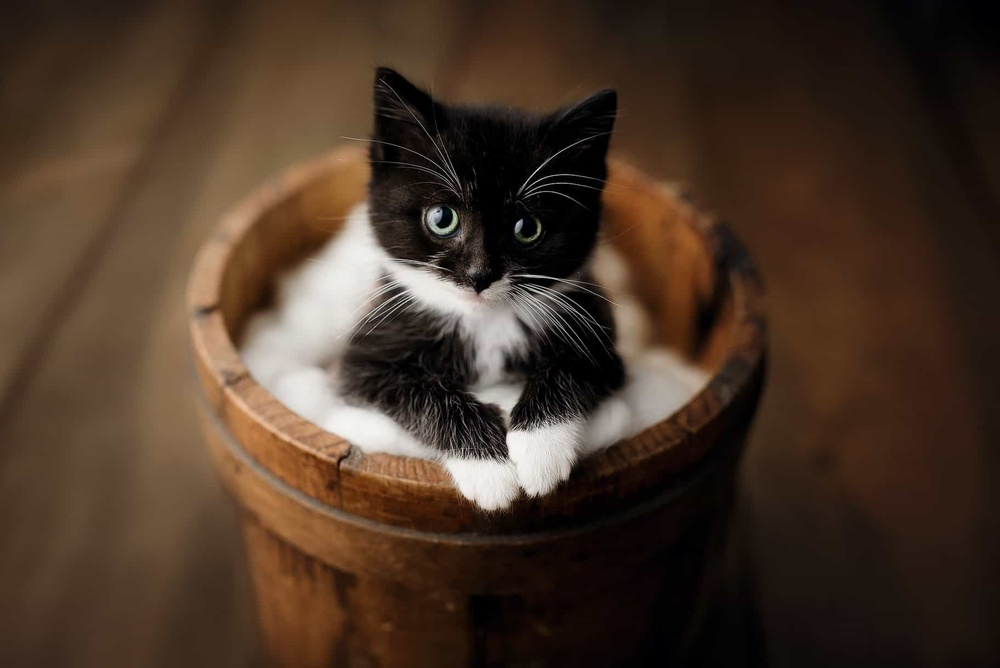
#> input picture Beata-Miro.jpg, 1000 x 668 px, shrunk from 1824 x 1218 before the run
$ jupyter execute PCAPictures.ipynb
#> lines starting #> are read from the running program, lines starting #| are printed output that depends on the picture
[cell 1]
from numpy import mean, cov, cumsum, dot, linalg, size, flipud, real
import cv2 as cv
from matplotlib import pyplot as plt

class PrincipleComponets():
    def __init__(self, num_of_pc, image_matrix):
        self.num_of_pc = num_of_pc
        self.image_matrix = image_matrix

    def pc(self, image_matrix):
        """
        Computing eigenvalues and eigenvectors of covariance matrix
        """
        # subtract the mean (along columns)
        M = (image_matrix - mean(image_matrix.T, axis = 1)).T
        [latent, coeff] = linalg.eig(cov(M))

        p = size(coeff, axis = 1)
        # sorting the eigenvalues in ascending order
        idx = latent.argsort()
        idx = idx[::-1]
        # sorting eigenvectors according to the sorted eigenvalues
        coeff = coeff[:, idx]
        latent = latent[idx]
        # sorting eigenvalues
        if self.num_of_pc < p and self.num_of_pc >= 0:
            # cutting some PCs if needed
            coeff = coeff[:, range(self.num_of_pc)]
        # projection of the data in the new space
        score = dot(coeff.T, M)

        return coeff, score, latent

    def fit(self):
        """
        Applying pc algorythm to an image
        """
         # to get a 2-D array
        image_matrix = mean(self.image_matrix, 2)
        # numbers of all the principal components
        full_pc = size(image_matrix, axis = 1)
        coeff, score, latent = self.pc(image_matrix)

        # image reconstruction
        reconstructed_image_matrix = dot(coeff, score).T + mean(image_matrix, axis = 0)
        return real(reconstructed_image_matrix)

[cell 2]
img = cv.imread('Beata-Miro.jpg')
#> img is the input picture: shape (668, 1000, 3); mean B, G, R 39.6, 53.9, 72.7
new_img = PrincipleComponets(15, img)

my_img = new_img.fit()
#> in fit, `image_matrix = mean(self.image_matrix, 2)`:
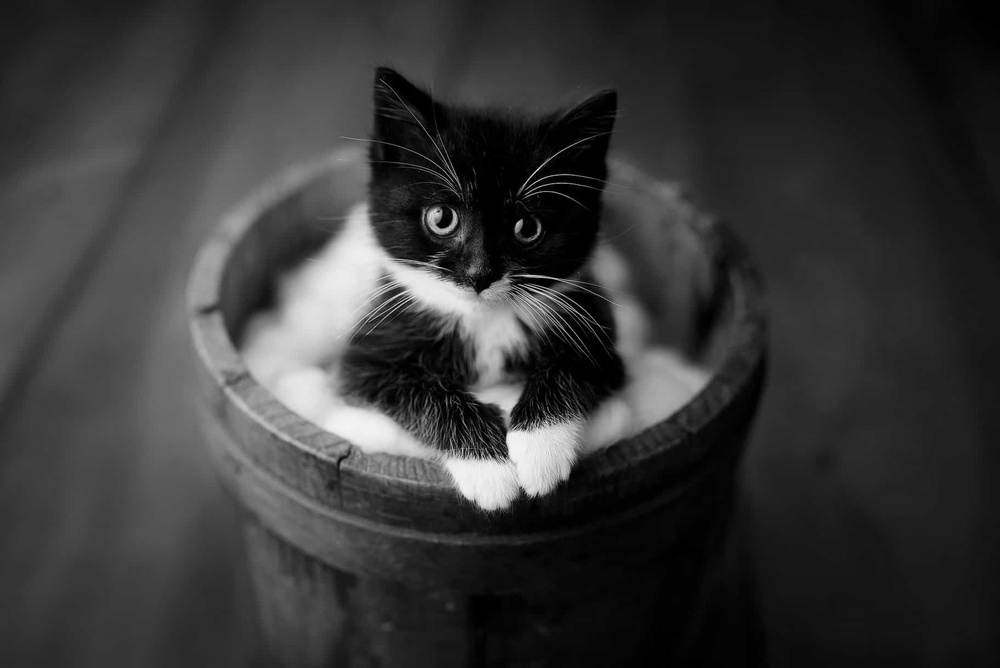
#> image_matrix: shape (668, 1000) float64; min 0, max 245.7, mean 55.4
#> in fit, `full_pc = size(image_matrix, axis = 1)`: full_pc = 1000
#> in pc, `M = (image_matrix - mean(image_matrix.T, axis = 1)).T`:
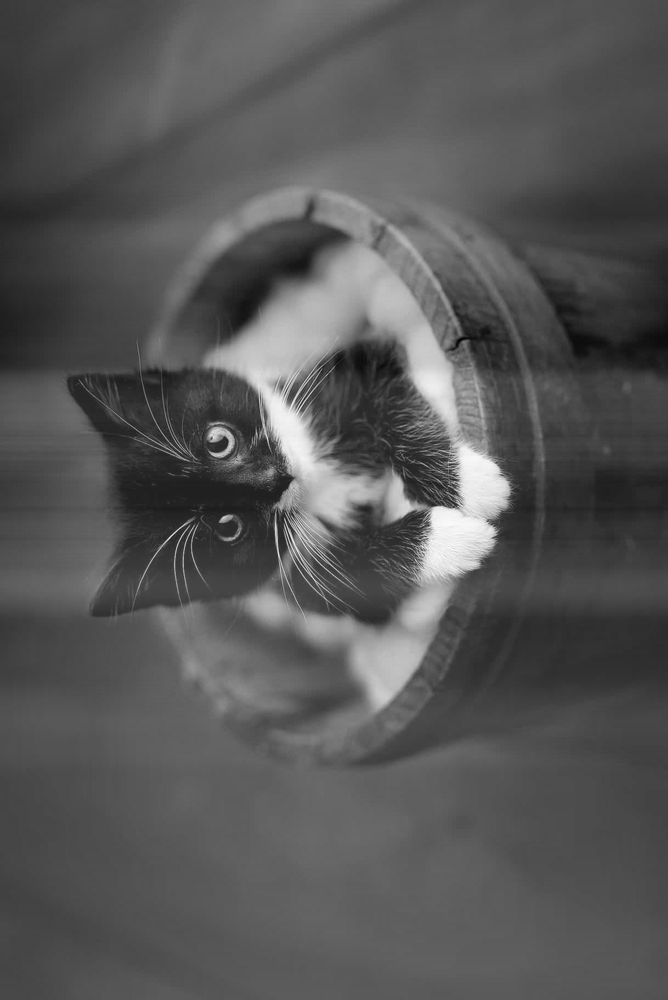
#> M: shape (1000, 668) float64; min -101, max 194.9, mean 0; drawn with min black and max white
#> in pc, `idx = latent.argsort()`: idx = 1000 values, max 999 at index 194, min 0 at index 999, mean 499.5
#> in pc, `idx = idx[::-1]`: idx = 1000 values, max 999 at index 805, min 0 at index 0, mean 499.5
#> in fit, `return real(reconstructed_image_matrix)`:
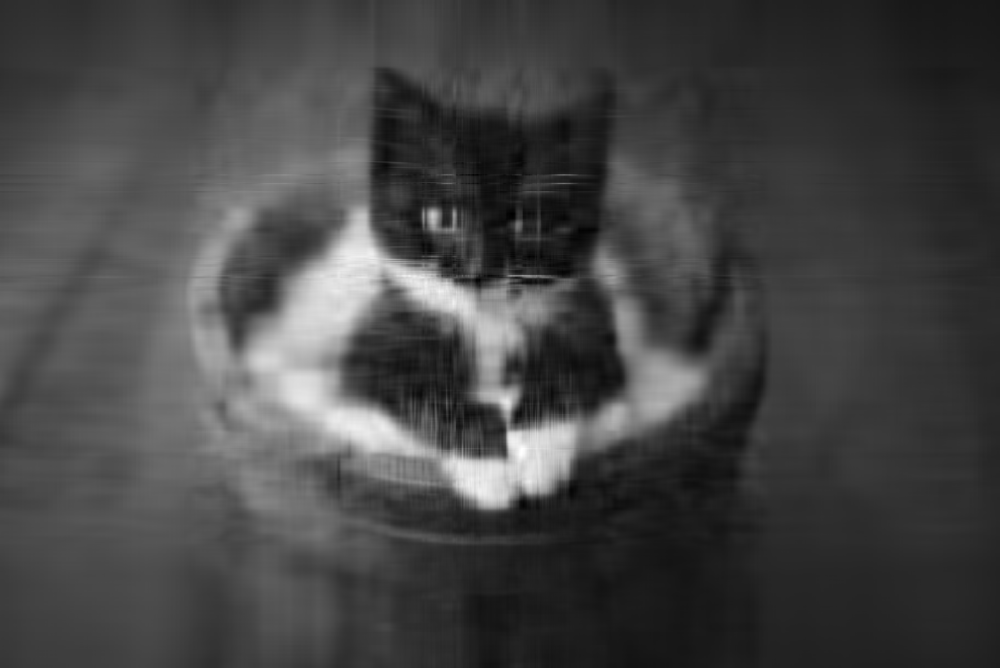
#> returned value: shape (668, 1000) float64; min -25.04, max 270.7, mean 55.4; drawn with min black and max white
plt.style.use('grayscale')
plt.imshow(my_img)
plt.show()
